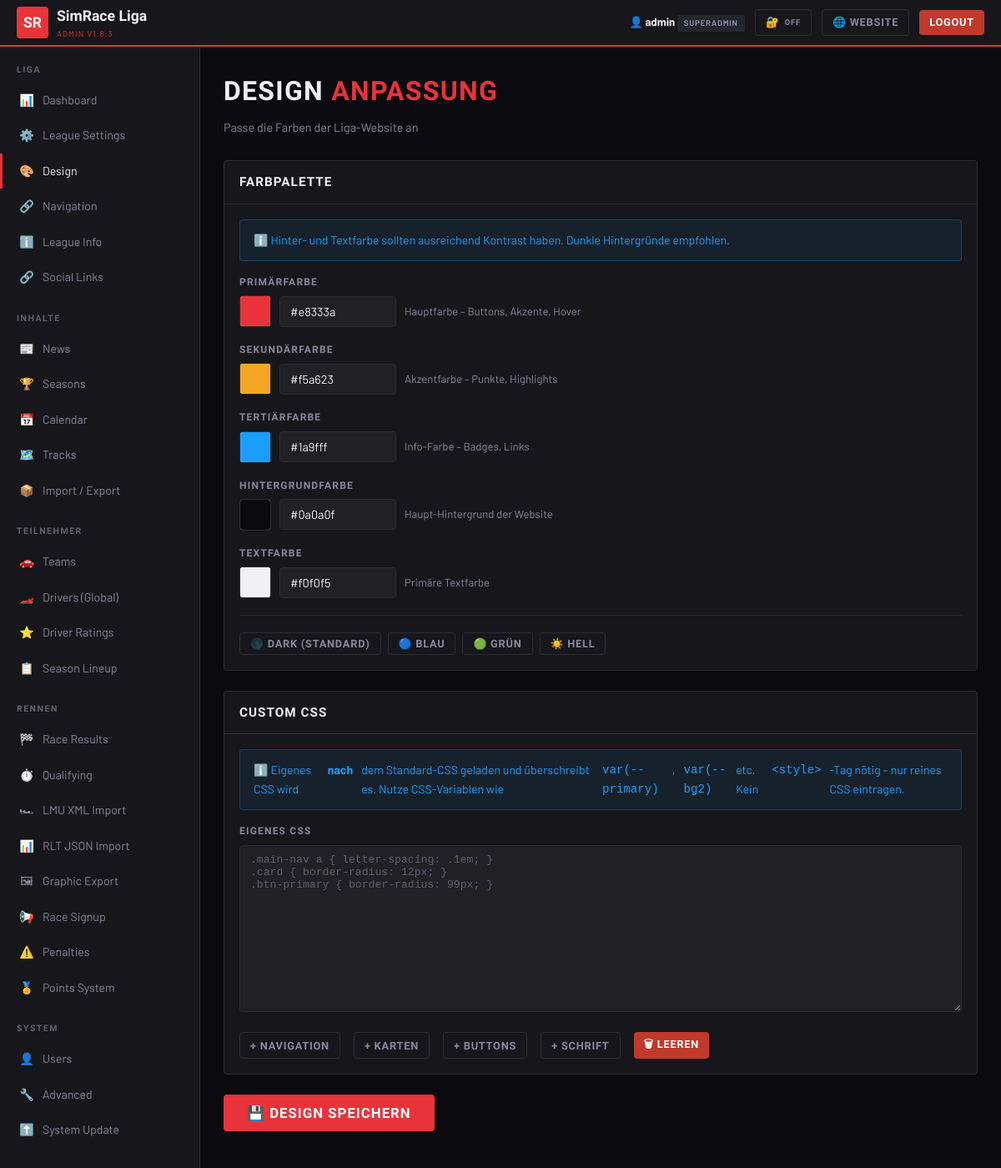
Screenshot of /admin/design.php (signed in) with the database file from the repository.
### tables this page shows
CREATE TABLE IF NOT EXISTS `settings` (
  `key`        VARCHAR(100) PRIMARY KEY,
  `value`      TEXT,
  `updated_at` TIMESTAMP DEFAULT CURRENT_TIMESTAMP ON UPDATE CURRENT_TIMESTAMP
);

### includes/config.php (called while the page is built, shortened)
<?php
function getDB(): PDO {
    static $pdo = null;
    if ($pdo === null) {
        $dsn = "mysql:host=".DB_HOST.";dbname=".DB_NAME.";charset=".DB_CHARSET;
        try { $pdo = new PDO($dsn, DB_USER, DB_PASS, [PDO::ATTR_ERRMODE=>PDO::ERRMODE_EXCEPTION,PDO::ATTR_DEFAULT_FETCH_MODE=>PDO::FETCH_ASSOC,PDO::ATTR_EMULATE_PREPARES=>false]); }
        catch (PDOException $e) { http_response_code(500); die(json_encode(['error'=>'DB fehler: '.$e->getMessage()])); }
    }
    return $pdo;
}
function getSetting(string $key, string $default=''): string {
    static $cache=[];
    if (!isset($cache[$key])) { $s=getDB()->prepare("SELECT value FROM settings WHERE `key`=?"); $s->execute([$key]); $r=$s->fetch(); $cache[$key]=$r?$r['value']:$default; }
    return $cache[$key];
}
function isLoggedIn(): bool { startSecureSession(); return !empty($_SESSION['admin_id'])&&!empty($_SESSION['admin_user']); }
function h(string $s): string { return htmlspecialchars($s,ENT_QUOTES,'UTF-8'); }
if(getSetting('maintenance_mode','0')==='1'&&!isLoggedIn()&&!str_contains($_SERVER['REQUEST_URI']??'','/admin/')){
    http_response_code(503); die('<!DOCTYPE html><html><head><meta charset="UTF-8"><title>Wartung</title><style>body{background:#0a0a0f;color:#f0f0f5;font-family:sans-serif;display:flex;align-items:center;justify-content:center;height:100vh;margin:0;text-align:center}</style></head><body><div><h1 style="color:#e8333a;font-size:4rem">🔧</h1><h2>Wartungsmodus aktiv</h2><p>Bitte später zurückkommen.</p></div></body></html>');
}

### admin/design.php (the view, shortened to what this page needs)
<?php
require_once dirname(__DIR__) . '/includes/config.php';
require_once __DIR__ . '/includes/layout.php';
$colors = [
    'color_primary'   => ['label'=>'Primärfarbe',    'hint'=>'Hauptfarbe – Buttons, Akzente, Hover'],
    'color_secondary' => ['label'=>'Sekundärfarbe',  'hint'=>'Akzentfarbe – Punkte, Highlights'],
    'color_tertiary'  => ['label'=>'Tertiärfarbe',   'hint'=>'Info-Farbe – Badges, Links'],
    'color_bg'        => ['label'=>'Hintergrundfarbe','hint'=>'Haupt-Hintergrund der Website'],
    'color_text'      => ['label'=>'Textfarbe',      'hint'=>'Primäre Textfarbe'],
];
?>
<div class="admin-page-title">Design <span style="color:var(--primary)">Anpassung</span></div>
<div class="admin-page-sub">Passe die Farben der Liga-Website an</div>
<form method="post"><?= csrfField() ?>
<div class="card mb-3">
  <div class="card-header"><h3>Farbpalette</h3></div>
  <div class="card-body">
    <div class="notice notice-info mb-3">ℹ️ Hinter- und Textfarbe sollten ausreichend Kontrast haben. Dunkle Hintergründe empfohlen.</div>
    <?php foreach ($colors as $key => $info): $val = getSetting($key, '#000000'); ?>
    <div class="form-group">
      <label><?= h($info['label']) ?></label>
      <div class="color-row">
        <div class="color-swatch">
          <input type="color" id="cp-<?= $key ?>" value="<?= h($val) ?>" oninput="document.getElementById('ch-<?= $key ?>').value=this.value"/>
        </div>
        <input type="text" id="ch-<?= $key ?>" name="<?= $key ?>" value="<?= h($val) ?>" class="form-control" style="max-width:140px" pattern="^#[0-9a-fA-F]{6}$" oninput="if(/^#[0-9a-fA-F]{6}$/.test(this.value))document.getElementById('cp-<?= $key ?>').value=this.value"/>
        <span class="text-muted" style="font-size:.82rem"><?= h($info['hint']) ?></span>
      </div>
    </div>
    <?php endforeach; ?>
    <div class="divider"></div>
    <div class="flex gap-1">
      <button type="button" class="btn btn-secondary btn-sm" onclick="setPreset('dark')">🌑 Dark (Standard)</button>
      <button type="button" class="btn btn-secondary btn-sm" onclick="setPreset('blue')">🔵 Blau</button>
      <button type="button" class="btn btn-secondary btn-sm" onclick="setPreset('green')">🟢 Grün</button>
      <button type="button" class="btn btn-secondary btn-sm" onclick="setPreset('light')">☀️ Hell</button>
    </div>
  </div>
</div>
<div class="card mb-3">
  <div class="card-header"><h3>Custom CSS</h3></div>
  <div class="card-body">
    <div class="notice notice-info mb-3">
      ℹ️ Eigenes CSS wird <strong>nach</strong> dem Standard-CSS geladen und überschreibt es.
      Nutze CSS-Variablen wie <code>var(--primary)</code>, <code>var(--bg2)</code> etc.
      Kein <code>&lt;style&gt;</code>-Tag nötig – nur reines CSS eintragen.
    </div>
    <div class="form-group">
      <label>Eigenes CSS</label>
      <textarea name="custom_css" class="form-control" rows="12"
        style="font-family:monospace;font-size:.82rem;resize:vertical"
        placeholder=".main-nav a { letter-spacing: .1em; }
.card { border-radius: 12px; }
.btn-primary { border-radius: 99px; }"
      ><?= h(getSetting('custom_css','')) ?></textarea>
    </div>
    <div class="flex gap-2 mt-2" style="flex-wrap:wrap">
      <button type="button" class="btn btn-secondary btn-sm" onclick="insertCss('/* Navigation */
.main-nav a { }
')">+ Navigation</button>
      <button type="button" class="btn btn-secondary btn-sm" onclick="insertCss('/* Karten */
.card { border-radius: 12px; }
')">+ Karten</button>
      <button type="button" class="btn btn-secondary btn-sm" onclick="insertCss('/* Buttons */
.btn-primary { border-radius: 99px; }
')">+ Buttons</button>
      <button type="button" class="btn btn-secondary btn-sm" onclick="insertCss('/* Schrift */
body { font-family: Arial, sans-serif; }
')">+ Schrift</button>
      <button type="button" class="btn btn-danger btn-sm" onclick="if(confirm('Custom CSS leeren?'))document.querySelector('[name=custom_css]').value=''">🗑 Leeren</button>
    </div>
  </div>
</div>
<button type="submit" class="btn btn-primary btn-lg">💾 Design speichern</button>
</form>
<?php require_once __DIR__ . '/includes/layout_end.php'; ?>

### rows the page displays
settings: value "#e8333a", color_primary "#e8333a"
settings: value "#f5a623", color_secondary "#f5a623"
settings: value "#1a9fff", color_tertiary "#1a9fff"
settings: value "#0a0a0f", color_bg "#0a0a0f"
settings: value "#f0f0f5", color_text "#f0f0f5"

### other values shown
mb_substr($s['league_abbr']??'SR',0,2) "SR"
$s['league_name'] "SimRace Liga"
APP_VERSION "1.8.3"
$cu['user'] "admin"
$cu['role'] "SUPERADMIN"
$info['label'] "PRIMÄRFARBE"
$info['hint'] "Hauptfarbe – Buttons, Akzente, Hover"
$info['label'] "SEKUNDÄRFARBE"
$info['hint'] "Akzentfarbe – Punkte, Highlights"
$info['label'] "TERTIÄRFARBE"
$info['hint'] "Info-Farbe – Badges, Links"
$info['label'] "HINTERGRUNDFARBE"
$info['hint'] "Haupt-Hintergrund der Website"
$info['label'] "TEXTFARBE"
$info['hint'] "Primäre Textfarbe"
